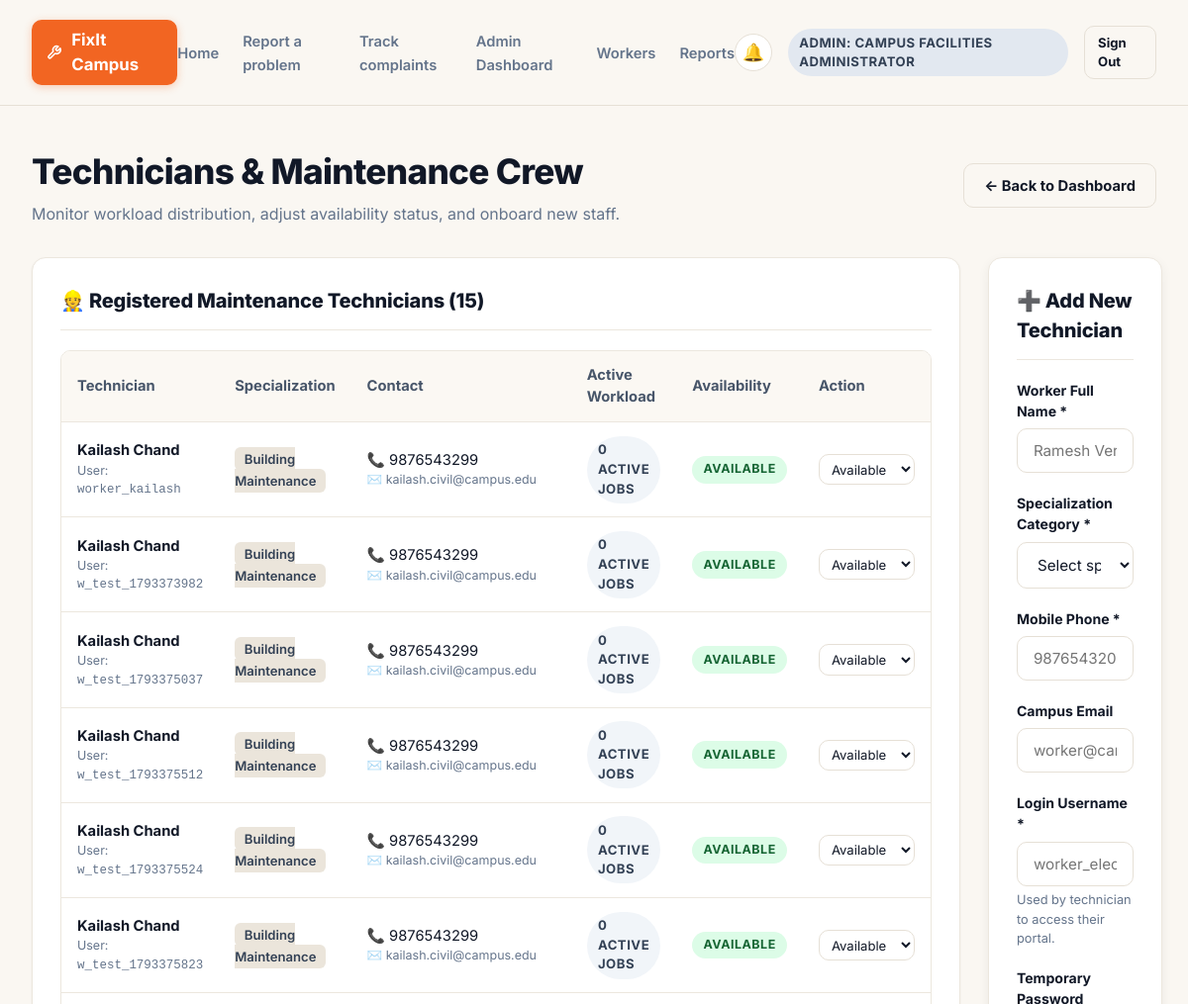
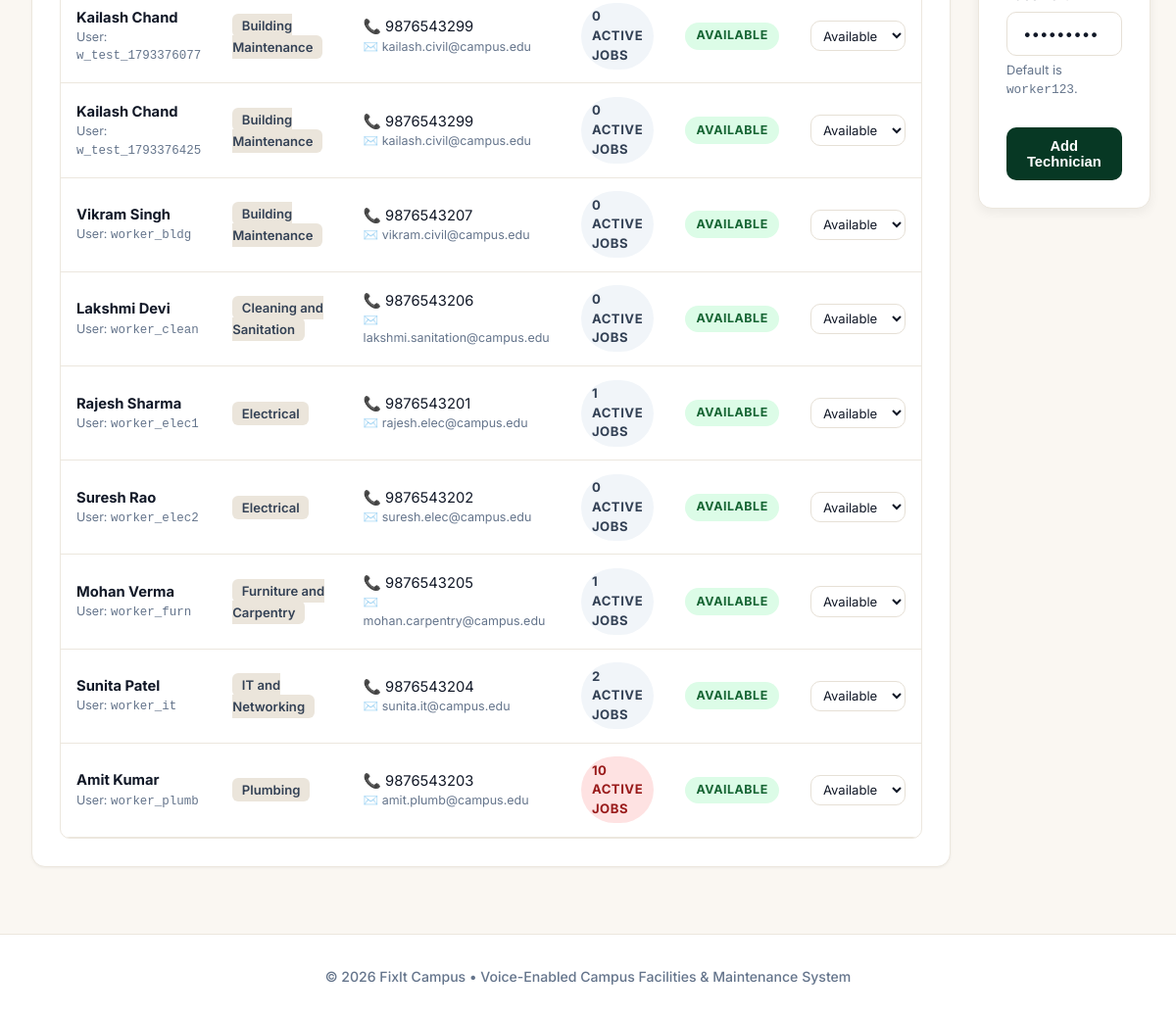
Screenshot of /admin/workers (signed in) with the database file from the repository (2 pictures, top to bottom).
### tables this page shows
CREATE TABLE workers (
        id INTEGER PRIMARY KEY AUTOINCREMENT,
        user_id INTEGER,
        name TEXT NOT NULL,
        specialization TEXT NOT NULL,
        phone TEXT NOT NULL,
        email TEXT,
        availability TEXT NOT NULL DEFAULT 'Available' CHECK(availability IN ('Available', 'Busy', 'On Leave')),
        active_count INTEGER DEFAULT 0,
        created_at TIMESTAMP DEFAULT CURRENT_TIMESTAMP,
        FOREIGN KEY(user_id) REFERENCES users(id) ON DELETE SET NULL
    );

CREATE TABLE users (
        id INTEGER PRIMARY KEY AUTOINCREMENT,
        username TEXT UNIQUE NOT NULL,
        password_hash TEXT NOT NULL,
        full_name TEXT NOT NULL,
        email TEXT,
        phone TEXT,
        department TEXT,
        role TEXT NOT NULL CHECK(role IN ('staff', 'admin', 'worker')),
        created_at TIMESTAMP DEFAULT CURRENT_TIMESTAMP
    );

### app.py (the view, shortened to what this page needs)
@app.route('/admin/workers', methods=['GET', 'POST'])
@role_required('admin')
def admin_workers():
    conn = get_db_connection()
    cursor = conn.cursor()
    cursor.execute("""
        SELECT w.*, u.username
        FROM workers w
        LEFT JOIN users u ON w.user_id = u.id
        ORDER BY w.specialization, w.name
    """)
    workers = cursor.fetchall()
    conn.close()
    return render_template('admin_workers.html', workers=workers)

### app.py (called while the page is built)
def role_required(*roles):
    def decorator(f):
        @wraps(f)
        def decorated_function(*args, **kwargs):
            if 'user_id' not in session:
                flash("Please sign in to access this page.", "warning")
                return redirect(url_for('login', next=request.url))
            if session.get('role') not in roles:
                flash("Access denied: You do not have permissions for this page.", "danger")
                return redirect(url_for('index'))
            return f(*args, **kwargs)
        return decorated_function
    return decorator

### database.py (called while the page is built)
def get_db_connection():
    conn = sqlite3.connect(DB_PATH)
    conn.row_factory = sqlite3.Row
    conn.execute("PRAGMA foreign_keys = ON")
    return conn

### templates/admin_workers.html (shortened to what this page needs)
{% extends "base.html" %}
{% block content %}
<div class="main-wrapper">
  <div style="margin-bottom: 2rem; display: flex; justify-content: space-between; align-items: center; flex-wrap: wrap; gap: 1rem;">
    <div>
      <h1 style="font-size: 2.2rem; font-weight: 800; color: var(--text-dark); letter-spacing: -0.02em;">
        Technicians & Maintenance Crew
      </h1>
      <p style="color: var(--text-muted); font-size: 1rem; margin-top: 0.25rem;">
        Monitor workload distribution, adjust availability status, and onboard new staff.
      </p>
    </div>
    <a href="{{ url_for('admin_dashboard') }}" class="btn btn-outline">&larr; Back to Dashboard</a>
  </div>
  <div style="display: grid; grid-template-columns: 2fr 1fr; gap: 1.75rem; align-items: flex-start;">
    <div class="card">
      <div class="card-header">
        <h3 class="card-title">👷 Registered Maintenance Technicians ({{ workers|length }})</h3>
      </div>
      <div class="table-responsive">
        <table class="data-table">
          <thead>
            <tr>
              <th>Technician</th>
              <th>Specialization</th>
              <th>Contact</th>
              <th>Active Workload</th>
              <th>Availability</th>
              <th>Action</th>
            </tr>
          </thead>
          <tbody>
            {% if workers %}
              {% for w in workers %}
                <tr>
                  <td>
                    <div style="font-weight: 700; color: var(--text-dark);">{{ w.name }}</div>
                    <div style="font-size: 0.78rem; color: var(--text-muted);">User: <code>{{ w.username or 'N/A' }}</code></div>
                  </td>
                  <td><span class="category-tag">{{ w.specialization }}</span></td>
                  <td>
                    <div>📞 {{ w.phone }}</div>
                    {% if w.email %}
                      <div style="font-size: 0.78rem; color: var(--text-muted);">✉️ {{ w.email }}</div>
                    {% endif %}
                  </td>
                  <td>
                    <span class="badge" style="background-color: {% if w.active_count > 3 %}#fee2e2; color:#991b1b;{% else %}#f1f5f9; color:#334155;{% endif %}; font-size: 0.82rem;">
                      {{ w.active_count }} Active Jobs
                    </span>
                  </td>
                  <td>
                    <span class="badge" style="background-color: {% if w.availability == 'Available' %}#dcfce7; color:#166534;{% elif w.availability == 'Busy' %}#fef3c7; color:#92400e;{% else %}#fee2e2; color:#991b1b;{% endif %};">
                      {{ w.availability }}
                    </span>
                  </td>
                  <td>
                    <form method="POST" action="{{ url_for('toggle_worker_availability') }}" style="display: flex; gap: 0.25rem;">
                      <select name="availability" onchange="this.form.submit()" class="form-select" style="padding: 0.35rem 0.5rem; font-size: 0.82rem; width: auto;">
                        <option value="Available" {% if w.availability == 'Available' %}selected{% endif %}>Available</option>
                      </select>
                    </form>
                  </td>
                </tr>
              {% endfor %}
            {% else %}
              <tr>
                <td colspan="6" style="text-align: center; padding: 2rem; color: var(--text-muted);">
                  No workers registered in the database.
                </td>
              </tr>
            {% endif %}
          </tbody>
        </table>
      </div>
    </div>
    <div class="card" style="box-shadow: var(--shadow-md);">
      <div class="card-header">
        <h3 class="card-title">➕ Add New Technician</h3>
      </div>
      <form method="POST" action="{{ url_for('admin_workers') }}">
        <div class="form-group">
          <label class="form-label" for="workerName">Worker Full Name *</label>
          <input type="text" id="workerName" name="name" class="form-control" placeholder="Ramesh Verma" required>
        </div>
        <div class="form-group">
          <label class="form-label" for="workerSpec">Specialization Category *</label>
          <select id="workerSpec" name="specialization" class="form-select" required>
            <option value="" disabled selected>Select specialization...</option>
          </select>
        </div>
        <div class="form-group">
          <label class="form-label" for="workerPhone">Mobile Phone *</label>
          <input type="tel" id="workerPhone" name="phone" class="form-control" placeholder="9876543200" required>
        </div>
        <div class="form-group">
          <label class="form-label" for="workerEmail">Campus Email</label>
          <input type="email" id="workerEmail" name="email" class="form-control" placeholder="worker@campus.edu">
        </div>
        <div class="form-group">
          <label class="form-label" for="workerUser">Login Username *</label>
          <input type="text" id="workerUser" name="username" class="form-control" placeholder="worker_elec3" required>
          <div class="form-hint">Used by technician to access their portal.</div>
        </div>
        <div class="form-group">
          <label class="form-label" for="workerPass">Temporary Password</label>
          <input type="password" id="workerPass" name="password" class="form-control" value="worker123" required>
          <div class="form-hint">Default is <code>worker123</code>.</div>
        </div>
        <button type="submit" class="btn btn-primary" style="width: 100%; margin-top: 0.5rem;">
          Add Technician
        </button>
      </form>
    </div>
  </div>
</div>
{% endblock %}

### static/css/style.css (style rules this page uses)
:root { --bg-dark-green: #073824; --bg-dark-green-deep: #052a1b; --bg-grid-line: rgba(255, 255, 255, 0.07); --brand-orange: #f26522; --brand-orange-hover: #d95314; --brand-orange-light: #fff3ec; --bg-cream: #faf7f2; --bg-cream-card: #f5f1ea; --card-white: #ffffff; --text-dark: #111827; --text-muted: #64748b; --text-light: #f1f5f9; --text-cream: #e6dfd5; --border-light: #e6e0d6; --border-subtle: #ece7de; --prio-critical: #ef4444; --prio-high: #f97316; --prio-medium: #3b82f6; --prio-low: #10b981; --status-submitted: #8b5cf6; --status-assigned: #0284c7; --status-inprogress: #d97706; --status-resolved: #16a34a; --status-closed: #475569; --status-reopened: #dc2626; --radius-sm: 6px; --radius-md: 10px; --radius-lg: 14px; --radius-xl: 18px; --radius-full: 9999px; --shadow-sm: 0 1px 3px rgba(0, 0, 0, 0.05); --shadow-md: 0 4px 12px rgba(0, 0, 0, 0.06); --shadow-lg: 0 12px 28px rgba(0, 0, 0, 0.09); }
* { box-sizing: border-box; margin: 0; padding: 0; }
body { font-family: 'Inter', 'Plus Jakarta Sans', -apple-system, BlinkMacSystemFont, "Segoe UI", Roboto, sans-serif; background-color: var(--bg-cream); color: var(--text-dark); line-height: 1.5; min-height: 100vh; display: flex; flex-direction: column; -webkit-font-smoothing: antialiased; }
.main-wrapper { max-width: 1280px; width: 100%; margin: 0 auto; padding: 2.5rem 2rem; flex: 1; }
.card { background-color: var(--card-white); border-radius: var(--radius-lg); border: 1px solid var(--border-subtle); box-shadow: var(--shadow-sm); padding: 1.75rem; margin-bottom: 1.75rem; }
.card-header { display: flex; align-items: center; justify-content: space-between; margin-bottom: 1.25rem; padding-bottom: 0.85rem; border-bottom: 1px solid var(--border-subtle); }
.card-title { font-size: 1.25rem; font-weight: 800; color: var(--text-dark); letter-spacing: -0.01em; }
.form-group { margin-bottom: 1.25rem; }
.form-label { display: block; font-size: 0.88rem; font-weight: 700; margin-bottom: 0.45rem; color: var(--text-dark); }
.form-control, .form-select, textarea { width: 100%; padding: 0.75rem 1rem; font-size: 0.95rem; font-family: inherit; border: 1px solid var(--border-light); border-radius: var(--radius-md); background-color: #ffffff; color: var(--text-dark); transition: border-color 0.2s ease, box-shadow 0.2s ease; }
.form-hint { font-size: 0.8rem; color: #64748b; margin-top: 0.3rem; }
.btn { display: inline-flex; align-items: center; justify-content: center; gap: 0.5rem; padding: 0.65rem 1.25rem; font-size: 0.92rem; font-weight: 700; border-radius: var(--radius-md); border: 1px solid transparent; cursor: pointer; text-decoration: none !important; transition: all 0.15s ease; }
.btn-primary { background-color: var(--bg-dark-green); color: white; }
.btn-outline { background-color: transparent; border: 1px solid var(--border-light); color: var(--text-dark); }
.badge { display: inline-flex; align-items: center; gap: 0.3rem; padding: 0.28rem 0.7rem; font-size: 0.78rem; font-weight: 700; border-radius: var(--radius-full); text-transform: uppercase; letter-spacing: 0.04em; }
.category-tag { background-color: #ebe5db; color: #334155; padding: 0.25rem 0.6rem; border-radius: var(--radius-sm); font-size: 0.82rem; font-weight: 600; }
.table-responsive { overflow-x: auto; border: 1px solid var(--border-subtle); border-radius: var(--radius-md); background: white; }
.data-table { width: 100%; border-collapse: collapse; text-align: left; font-size: 0.92rem; }
.data-table th { background-color: #fbf8f3; color: #475569; font-weight: 700; padding: 0.85rem 1rem; border-bottom: 1px solid var(--border-subtle); }
.data-table td { padding: 0.85rem 1rem; border-bottom: 1px solid var(--border-subtle); color: var(--text-dark); vertical-align: middle; }

### rows the page displays
workers: name "Kailash Chand", username "worker_kailash", specialization "Building Maintenance", phone "9876543299", email "kailash.civil@campus.edu", active_count "0", availability "AVAILABLE", availability "Available"
workers: name "Kailash Chand", username "w_test_1793373982", specialization "Building Maintenance", phone "9876543299", email "kailash.civil@campus.edu", active_count "0", availability "AVAILABLE", availability "Available"
workers: name "Kailash Chand", username "w_test_1793375037", specialization "Building Maintenance", phone "9876543299", email "kailash.civil@campus.edu", active_count "0", availability "AVAILABLE", availability "Available"
workers: name "Kailash Chand", username "w_test_1793375512", specialization "Building Maintenance", phone "9876543299", email "kailash.civil@campus.edu", active_count "0", availability "AVAILABLE", availability "Available"
workers: name "Kailash Chand", username "w_test_1793375524", specialization "Building Maintenance", phone "9876543299", email "kailash.civil@campus.edu", active_count "0", availability "AVAILABLE", availability "Available"
workers: name "Kailash Chand", username "w_test_1793375823", specialization "Building Maintenance", phone "9876543299", email "kailash.civil@campus.edu", active_count "0", availability "AVAILABLE", availability "Available"
workers: name "Kailash Chand", username "w_test_1793376077", specialization "Building Maintenance", phone "9876543299", email "kailash.civil@campus.edu", active_count "0", availability "AVAILABLE", availability "Available"
workers: name "Kailash Chand", username "w_test_1793376425", specialization "Building Maintenance", phone "9876543299", email "kailash.civil@campus.edu", active_count "0", availability "AVAILABLE", availability "Available"
workers: name "Vikram Singh", username "worker_bldg", specialization "Building Maintenance", phone "9876543207", email "vikram.civil@campus.edu", active_count "0", availability "AVAILABLE", availability "Available"
workers: name "Lakshmi Devi", username "worker_clean", specialization "Cleaning and Sanitation", phone "9876543206", email "lakshmi.sanitation@campus.edu", active_count "0", availability "AVAILABLE", availability "Available"
workers: name "Rajesh Sharma", username "worker_elec1", specialization "Electrical", phone "9876543201", email "rajesh.elec@campus.edu", active_count "1", availability "AVAILABLE", availability "Available"
workers: name "Suresh Rao", username "worker_elec2", specialization "Electrical", phone "9876543202", email "suresh.elec@campus.edu", active_count "0", availability "AVAILABLE", availability "Available"
workers: name "Mohan Verma", username "worker_furn", specialization "Furniture and Carpentry", phone "9876543205", email "mohan.carpentry@campus.edu", active_count "1", availability "AVAILABLE", availability "Available"
workers: name "Sunita Patel", username "worker_it", specialization "IT and Networking", phone "9876543204", email "sunita.it@campus.edu", active_count "2", availability "AVAILABLE", availability "Available"
workers: name "Amit Kumar", username "worker_plumb", specialization "Plumbing", phone "9876543203", email "amit.plumb@campus.edu", active_count "10", availability "AVAILABLE", availability "Available"

### other values shown
{{ current_user.role.upper() }} "ADMIN"
{{ current_user.full_name }} "CAMPUS FACILITIES ADMINISTRATOR"
{{ workers|length }} "15"
